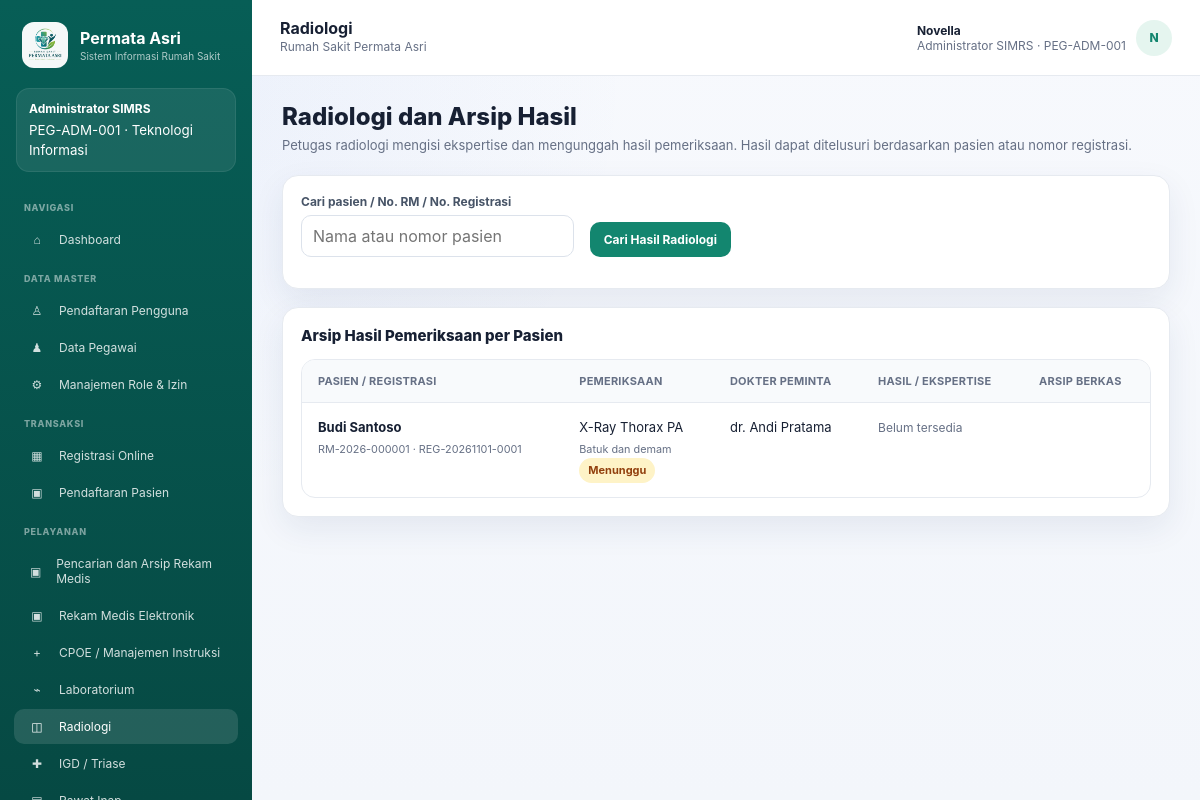
The app's page /radiology.php (signed in) with its own data.
### tables this page shows
CREATE TABLE users (
    id INT AUTO_INCREMENT PRIMARY KEY,
    employee_id INT NOT NULL UNIQUE,
    username VARCHAR(60) NOT NULL UNIQUE,
    password_hash VARCHAR(255) NOT NULL,
    is_active TINYINT(1) NOT NULL DEFAULT 1,
    created_at DATETIME NOT NULL DEFAULT CURRENT_TIMESTAMP,
    CONSTRAINT fk_user_employee FOREIGN KEY (employee_id) REFERENCES employees(id)
);

CREATE TABLE roles (
    id INT AUTO_INCREMENT PRIMARY KEY,
    code VARCHAR(50) NOT NULL UNIQUE,
    name VARCHAR(100) NOT NULL
);

CREATE TABLE employees (
    id INT AUTO_INCREMENT PRIMARY KEY,
    employee_code VARCHAR(30) NOT NULL UNIQUE,
    full_name VARCHAR(150) NOT NULL,
    profession VARCHAR(100) NOT NULL,
    role_id INT NOT NULL,
    unit_id INT NULL,
    is_active TINYINT(1) NOT NULL DEFAULT 1,
    CONSTRAINT fk_employee_role FOREIGN KEY (role_id) REFERENCES roles(id),
    CONSTRAINT fk_employee_unit FOREIGN KEY (unit_id) REFERENCES units(id)
);

CREATE TABLE units (
    id INT AUTO_INCREMENT PRIMARY KEY,
    code VARCHAR(30) NOT NULL UNIQUE,
    name VARCHAR(100) NOT NULL,
    unit_type VARCHAR(30) NOT NULL
);

CREATE TABLE menus (
    id INT AUTO_INCREMENT PRIMARY KEY,
    label VARCHAR(100) NOT NULL,
    icon VARCHAR(10) NOT NULL,
    section_name VARCHAR(50) NOT NULL,
    page_file VARCHAR(100) NOT NULL,
    permission_code VARCHAR(80) NOT NULL,
    sort_order INT NOT NULL DEFAULT 0,
    is_active TINYINT(1) NOT NULL DEFAULT 1
);

CREATE TABLE radiology_orders (
    id INT AUTO_INCREMENT PRIMARY KEY,
    order_id INT NOT NULL UNIQUE,
    exam_name VARCHAR(255) NOT NULL,
    clinical_indication TEXT NULL,
    status VARCHAR(40) NOT NULL DEFAULT 'Menunggu',
    result TEXT NULL,
    verified_by INT NULL,
    verified_at DATETIME NULL,
    CONSTRAINT fk_rad_order FOREIGN KEY (order_id) REFERENCES orders(id) ON DELETE CASCADE,
    CONSTRAINT fk_rad_verify FOREIGN KEY (verified_by) REFERENCES employees(id)
);

CREATE TABLE patients (
    id INT AUTO_INCREMENT PRIMARY KEY,
    medical_record_no VARCHAR(30) NULL UNIQUE,
    nik VARCHAR(16) NOT NULL UNIQUE,
    full_name VARCHAR(150) NOT NULL,
    birth_date DATE NOT NULL,
    gender ENUM('L','P') NOT NULL,
    address TEXT NULL,
    phone VARCHAR(30) NULL,
    email VARCHAR(120) NULL,
    payer VARCHAR(40) NOT NULL DEFAULT 'Umum',
    created_at DATETIME NOT NULL DEFAULT CURRENT_TIMESTAMP
);

CREATE TABLE registrations (
    id INT AUTO_INCREMENT PRIMARY KEY,
    registration_no VARCHAR(40) NULL UNIQUE,
    patient_id INT NOT NULL,
    unit_id INT NOT NULL,
    doctor_employee_id INT NULL,
    schedule_id INT NULL,
    visit_date DATE NOT NULL,
    complaint TEXT NULL,
    payer VARCHAR(40) NOT NULL DEFAULT 'Umum',
    status VARCHAR(40) NOT NULL DEFAULT 'Menunggu',
    queue_no VARCHAR(20) NULL,
    created_by INT NOT NULL,
    created_at DATETIME NOT NULL DEFAULT CURRENT_TIMESTAMP,
    CONSTRAINT fk_reg_patient FOREIGN KEY (patient_id) REFERENCES patients(id),
    CONSTRAINT fk_reg_unit FOREIGN KEY (unit_id) REFERENCES units(id),
    CONSTRAINT fk_reg_doctor FOREIGN KEY (doctor_employee_id) REFERENCES employees(id),
    CONSTRAINT fk_reg_schedule FOREIGN KEY (schedule_id) REFERENCES doctor_schedules(id),
    CONSTRAINT fk_reg_creator FOREIGN KEY (created_by) REFERENCES users(id)
);

### config/database.php (called while the page is built, shortened)
<?php
function db_setting(string $name, string $default): string { $value=getenv($name); return $value===false ? $default : $value; }
function db(): PDO
{
    static $pdo = null;
    if ($pdo instanceof PDO) {
        return $pdo;
    }
    $dsn = 'mysql:host=' . db_setting('SIMRS_DB_HOST','127.0.0.1') . ';port=' . db_setting('SIMRS_DB_PORT','8889') . ';dbname=' . db_setting('SIMRS_DB_NAME','simrs_permata_asri') . ';charset=utf8mb4';
    $pdo = new PDO($dsn, db_setting('SIMRS_DB_USER','root'), db_setting('SIMRS_DB_PASS','root'), [
        PDO::ATTR_ERRMODE => PDO::ERRMODE_EXCEPTION,
        PDO::ATTR_DEFAULT_FETCH_MODE => PDO::FETCH_ASSOC,
        PDO::ATTR_EMULATE_PREPARES => false,
    ]);
    return $pdo;
}

### includes/functions.php (called while the page is built, shortened)
<?php
require_once __DIR__ . '/../config/database.php';
function e(?string $value): string
{
    return htmlspecialchars($value ?? '', ENT_QUOTES, 'UTF-8');
}
function status_label(?string $status): string
{
    $value = strtolower(trim($status ?? ''));
    if (in_array($value, ['menunggu','ordered','pending','menunggu verifikasi','waiting','queued'], true)) {
        return 'Menunggu';
    }
    return $status ?? '-';
}
function current_user(): ?array
{
    $stmt = db()->prepare(
        'SELECT u.id AS user_id, u.username, e.id AS employee_id, e.employee_code,
                e.full_name, e.profession, r.id AS role_id, r.code AS role_code,
                r.name AS role_name, un.name AS unit_name, e.unit_id
         FROM users u
         JOIN employees e ON e.id = u.employee_id
         JOIN roles r ON r.id = e.role_id
         LEFT JOIN units un ON un.id = e.unit_id
         WHERE u.id = ? AND u.is_active = 1
         LIMIT 1'
    );
    $stmt->execute([$_SESSION['user_id']]);
    $user = $stmt->fetch();
    return $user ?: null;
}
function require_login(): array
{
    $user = current_user();
    return $user;
}
function sidebar_menus(int $roleId): array
{
    $stmt = db()->prepare(
        'SELECT DISTINCT m.id, m.label, m.icon, m.section_name, m.page_file, m.sort_order
         FROM menus m
         JOIN permissions p ON p.code = m.permission_code
         JOIN role_permissions rp ON rp.permission_id = p.id
         WHERE rp.role_id = ? AND m.is_active = 1
         ORDER BY m.sort_order, m.id'
    );
    $stmt->execute([$roleId]);
    $result=$stmt->fetchAll();
    $user=current_user();
    return array_values(array_filter($result, static function($m) use ($user) {
        $restricted=['user_registration.php','employees.php','role_management.php','reporting.php'];
        if (in_array($m['page_file'],$restricted,true) && !is_admin($user)) return false;
        if ($m['page_file']==='inpatient.php' && in_array(($user['role_code']??''),['dokter','perawat'],true)) {
            $q=db()->prepare('SELECT unit_type FROM units WHERE id=?'); $q->execute([(int)($user['unit_id']??0)]);
            if ($q->fetchColumn()!=='RAWAT_INAP') return false;
        }
        return true;
    }));
}
function is_admin(array $user): bool { return $user['role_code'] === 'admin_simrs'; }

### radiology.php (the view, shortened to what this page needs)
<?php
require_once __DIR__.'/includes/functions.php'; $user=require_login(); require_permission($user,'radiology.manage'); $pageTitle='Radiologi'; $pdo=db();
$pdo->exec("CREATE TABLE IF NOT EXISTS radiology_attachments (id INT AUTO_INCREMENT PRIMARY KEY, radiology_order_id INT NOT NULL, description VARCHAR(200) NOT NULL, stored_name VARCHAR(120) NOT NULL, original_name VARCHAR(255) NOT NULL, mime_type VARCHAR(90) NOT NULL, uploaded_by INT NOT NULL, created_at DATETIME NOT NULL DEFAULT CURRENT_TIMESTAMP, FOREIGN KEY(radiology_order_id) REFERENCES radiology_orders(id), FOREIGN KEY(uploaded_by) REFERENCES employees(id)) ENGINE=InnoDB");
$search=trim($_GET['q']??'');$params=[];$where='1=1';if($search!==''){$where='(p.full_name LIKE ? OR p.medical_record_no LIKE ? OR r.registration_no LIKE ?)';$params=['%'.$search.'%','%'.$search.'%','%'.$search.'%'];}
$sql="SELECT ro.id,ro.exam_name,ro.clinical_indication,ro.status,ro.result,ro.verified_at,o.order_no,r.registration_no,p.id patient_id,p.full_name patient_name,p.medical_record_no,d.full_name doctor_name FROM radiology_orders ro JOIN orders o ON o.id=ro.order_id JOIN registrations r ON r.id=o.registration_id JOIN patients p ON p.id=r.patient_id JOIN employees d ON d.id=o.ordering_employee_id WHERE $where ORDER BY ro.id DESC";$q=$pdo->prepare($sql);$q->execute($params);$rows=$q->fetchAll();
require __DIR__.'/includes/header.php'; ?>
<h1 class="page-title">Radiologi dan Arsip Hasil</h1><p class="page-subtitle">Petugas radiologi mengisi ekspertise dan mengunggah hasil pemeriksaan. Hasil dapat ditelusuri berdasarkan pasien atau nomor registrasi.</p>
<div class="card"><form method="get" class="grid grid-3"><div class="field"><label>Cari pasien / No. RM / No. Registrasi</label><input class="input" name="q" value="<?=e($search)?>" placeholder="Nama atau nomor pasien"></div><div class="field" style="align-self:end"><button class="btn btn-primary">Cari Hasil Radiologi</button></div></form></div>
<div class="card" style="margin-top:18px"><h2 class="section-title">Arsip Hasil Pemeriksaan per Pasien</h2><div class="table-wrap"><table><thead><tr><th>Pasien / Registrasi</th><th>Pemeriksaan</th><th>Dokter Peminta</th><th>Hasil / Ekspertise</th><th>Arsip Berkas</th></tr></thead><tbody>
<?php foreach($rows as $r):?><tr><td><b><?=e($r['patient_name'])?></b><small><?=e($r['medical_record_no'].' · '.$r['registration_no'])?></small></td><td><?=e($r['exam_name'])?><small><?=e($r['clinical_indication'])?></small><span class="badge <?= $r['status']==='Selesai'?'badge-green':'badge-yellow' ?>"><?=e(status_label($r['status']))?></span></td><td><?=e($r['doctor_name'])?></td><td><?php if($r['result']):?><?=nl2br(e($r['result']))?><?php else:?><span class="note">Belum tersedia</span><?php endif;?></td><td></td></tr><?php endforeach;?></tbody></table></div></div>
<?php require __DIR__.'/includes/footer.php'; ?>

### includes/header.php (shortened to what this page needs)
<?php
$pageTitle = $pageTitle ?? 'SIMRS';
$activeFile = basename($_SERVER['PHP_SELF']);
$menus = sidebar_menus((int) $user['role_id']);
$initials = strtoupper(substr($user['full_name'], 0, 1));
?>
<!DOCTYPE html>
<html lang="id">
<head>
  <link rel="stylesheet" href="assets/css/app.css">
</head>
<body>
  <aside class="sidebar">
    <div class="sidebar-brand">
      <div class="brand-mark"><img src="assets/images/permata-asri-logo.png" alt="Logo Rumah Sakit Permata Asri"></div>
      <div>
        <strong>Permata Asri</strong>
        <small>Sistem Informasi Rumah Sakit</small>
      </div>
    </div>
    <div class="role-card">
      <b><?= e($user['role_name']) ?></b>
      <small><?= e($user['employee_code']) ?> · <?= e($user['unit_name'] ?? '-') ?></small>
    </div>
    <?php $section = null; ?>
    <?php foreach ($menus as $menu): ?>
      <?php if ($section !== $menu['section_name']): $section = $menu['section_name']; ?>
        <div class="sidebar-menu-title"><?= e($section) ?></div>
      <?php endif; ?>
      <a class="sidebar-link <?= $activeFile === $menu['page_file'] ? 'active' : '' ?>" href="<?= e($menu['page_file']) ?>">
        <span class="ico"><?= e($menu['icon']) ?></span>
        <span><?= e($menu['label']) ?></span>
      </a>
    <?php endforeach; ?>
  </aside>
  <div class="content-shell">
    <header class="topbar">
      <div>
        <strong><?= e($pageTitle) ?></strong>
        <div class="note">Rumah Sakit Permata Asri</div>
      </div>
      <div class="user-chip">
        <div>
          <strong><?= e($user['full_name']) ?></strong>
          <span><?= e($user['profession']) ?> · <?= e($user['employee_code']) ?></span>
        </div>
        <div class="avatar"><?= e($initials) ?></div>
      </div>
    </header>
    <main class="page-wrap">

### records on screen
users: roles.name "Administrator SIMRS", employee.employee_code "PEG-ADM-001", units.name "Teknologi Informasi", employee.full_name "Novella", employee.profession "Administrator SIMRS", employee.full_name "N"
menus: section_name "NAVIGASI", icon "⌂", label "Dashboard"
menus: section_name "DATA MASTER", icon "♙", label "Pendaftaran Pengguna"
menus: icon "♟", label "Data Pegawai"
menus: icon "⚙", label "Manajemen Role & Izin"
menus: section_name "TRANSAKSI", icon "▦", label "Registrasi Online"
menus: icon "▣", label "Pendaftaran Pasien"
menus: section_name "PELAYANAN", icon "▣", label "Pencarian dan Arsip Rekam Medis"
menus: icon "▣", label "Rekam Medis Elektronik"
menus: icon "+", label "CPOE / Manajemen Instruksi"
menus: icon "⌁", label "Laboratorium"
menus: icon "◫", label "Radiologi"
menus: icon "✚", label "IGD / Triase"
radiology_orders: patients.full_name "Budi Santoso", patients.medical_record_no "RM-2026-000001 · REG-20261101-0001", exam_name "X-Ray Thorax PA", clinical_indication "Batuk dan demam", status "Menunggu", employees.full_name "dr. Andi Pratama", shows "Belum tersedia"

### other values on screen
$pageTitle "Radiologi"
